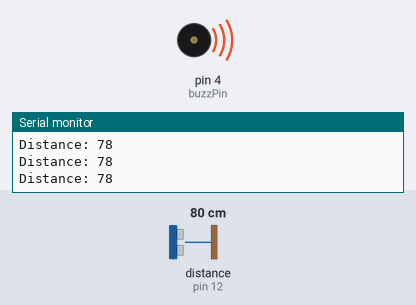
Recording of a sketch running on a simulated Arduino Uno, built with avr-gcc and run on an emulated ATmega328P. Shown: buzzer (waves = sounding, pin HIGH), the last lines printed to the serial monitor. Wiring (inferred from the names in the program): ultrasonic range finder: trigger pin 10; echo pin 12. The inputs (shaded band) are chosen by the test bench; at power-on: distance to the obstacle (sensor on pin 12) 80 cm. The echo pulse lasts 58.3 µs per cm; pins used as bus, display or sensor lines are not drawn.

Above: at 1.2 s.
1.3 s: distance to the obstacle (sensor on pin 12) set to 56 cm
2.8 s: distance to the obstacle (sensor on pin 12) set to 47 cm
At 4.0 s:
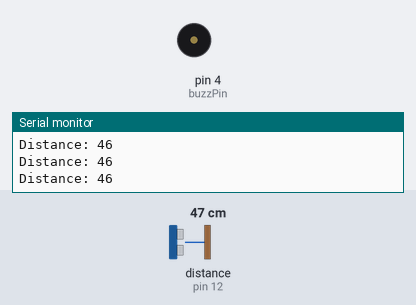
4.3 s: distance to the obstacle (sensor on pin 12) set to 60 cm
At 4.7 s:
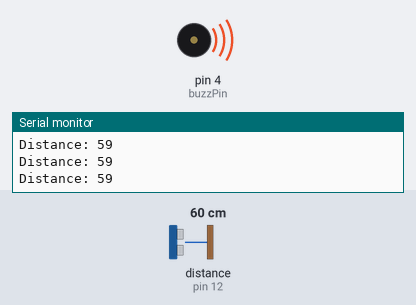
5.8 s: distance to the obstacle (sensor on pin 12) set to 2 cm
At 6.9 s:
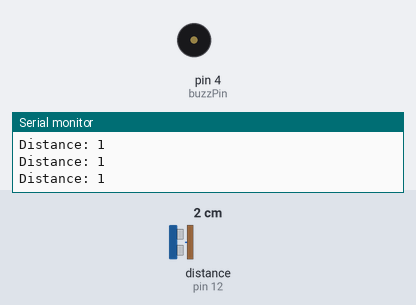
Timing chart, 0 to 8.3 s (numbered marks = the images above; inputs shaded):
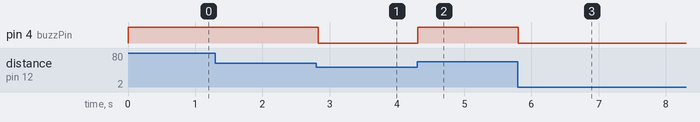

The sketch:

Smart_doorbell.ino
```cpp
// Define pins for ultrasonic and buzzer
int const trigPin = 10;  //using ULS1
int const echoPin = 12;
int const buzzPin = 4;
void setup()
{
pinMode(trigPin, OUTPUT); // trig pin will have pulses output
pinMode(echoPin, INPUT); // echo pin should be input to get pulse width
pinMode(buzzPin, OUTPUT); // buzz pin is output to control buzzering
Serial.begin(9600);
}
void loop()
{
int duration, distance;// Duration will be the input pulse width and distance will be the distance to the obstacle in centimeters
digitalWrite(trigPin, HIGH);// Output pulse with 1ms width on trigPin
delay(1);
digitalWrite(trigPin, LOW);
duration = pulseIn(echoPin, HIGH);// Measure the pulse input in echo pin
distance = (duration*0.034) / 2;// Distance is half the duration
Serial.print("Distance: ");
Serial.println(distance);
if (distance <= 50 && distance >= 0) // if distance less than 0.5 meter and more than 0 (0 or less means over range)
{
digitalWrite(buzzPin, LOW);// Buzz
}
else
{
digitalWrite(buzzPin, HIGH);// Don't buzz
}

delay(60);// Waiting 60 ms won't hurt any one
}


// // Define pins for ultrasonic sensor and buzzer
// const int trigPin = 10;  // Using ULS1
// const int echoPin = 12;
// const int buzzPin = 4;

// void setup() {
//     pinMode(trigPin, OUTPUT);  // Trig pin will send pulses
//     pinMode(echoPin, INPUT);   // Echo pin will receive reflected signal
//     pinMode(buzzPin, OUTPUT);  // Buzzer output
//     Serial.begin(9600);
// }

// void loop() {
//     long duration;
//     int distance;

//     // Send a 10µs pulse to trigger pin
//     digitalWrite(trigPin, LOW);
//     delayMicroseconds(2);
//     digitalWrite(trigPin, HIGH);
//     delayMicroseconds(10);
//     digitalWrite(trigPin, LOW);

//     // Read the echo pin, return the duration (timeout: 30ms)
//     duration = pulseIn(echoPin, HIGH, 30000);

//     // If timeout occurred, print an error message and exit loop
//     if (duration == 0) {
//         Serial.println("No Echo Received! Out of range.");
//         return;
//     }

//     // Convert duration to distance in cm (speed of sound = 343 m/s)
//     distance = (duration * 0.0343) / 2;

//     // Print distance value
//     Serial.print("Distance: ");
//     Serial.print(distance);
//     Serial.println(" cm");


//      // Buzzer beeps only if distance is around 5 cm (between 4 and 6 cm)
//     if (distance >= 4 && distance <= 6) {
//         digitalWrite(buzzPin, HIGH);
//     } else {
//         digitalWrite(buzzPin, LOW);
//     }

//     delay(100); // Small delay before next reading
// }


//    // Buzzer logic: Turn ON if object is within 50 cm
//    if (distance > 0 && distance <= 50) {
//        digitalWrite(buzzPin, HIGH);
//    } else {
//        digitalWrite(buzzPin, LOW);
//    }
//
//    delay(100);  // Small delay before next reading
//}


//// Define pins for ultrasonic and buzzer
//int const trigPin = 10;  //using ULS1
//int const echoPin = 12;
//int const buzzPin = 4;
//void setup()
//{
//pinMode(trigPin, OUTPUT); // trig pin will have pulses output
//pinMode(echoPin, INPUT); // echo pin should be input to get pulse width
//pinMode(buzzPin, OUTPUT); // buzz pin is output to control buzzering
//Serial.begin(9600);
//}
//void loop()
//{
//int duration, distance;// Duration will be the input pulse width and distance will be the distance to the obstacle in centimeters
//digitalWrite(trigPin, HIGH);// Output pulse with 1ms width on trigPin
//delay(1);
//digitalWrite(trigPin, LOW);
//duration = pulseIn(echoPin, HIGH);// Measure the pulse input in echo pin
//distance = (duration*0.034) / 2;// Distance is half the duration
//Serial.print("Distance: ");
//Serial.println(distance);
//if (distance <= 50 && distance >= 0) // if distance less than 0.5 meter and more than 0 (0 or less means over range)
//{
//digitalWrite(buzzPin, HIGH);// Buzz
//}
//else
//{
//digitalWrite(buzzPin, LOW);// Don't buzz
//}
//
//delay(60);// Waiting 60 ms won't hurt any one
//}
```

Measured:
- the behaviour switches between 52 and 51 cm on distance to the obstacle (sensor on pin 12) (found by bisection; images 0 and 1)
- after the input at 2.8 s, pin 4 (buzzPin): HIGH → LOW at once
- after the input at 4.3 s, pin 4 (buzzPin): LOW → HIGH at once
- after the input at 5.8 s, pin 4 (buzzPin): HIGH → LOW at once
